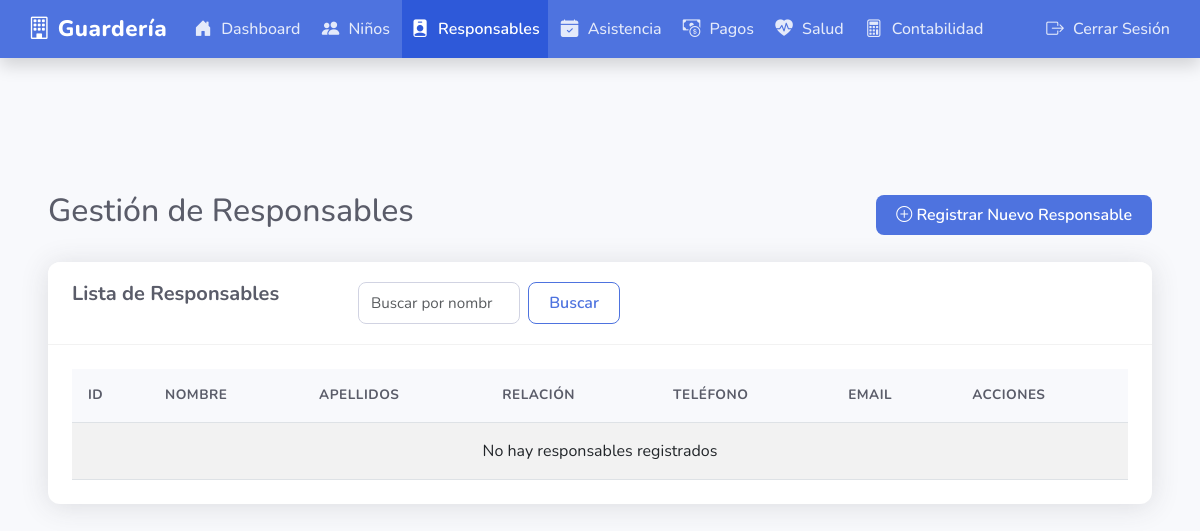
/guardians/index.php (signed in), run on an earlier commit of the app's database.
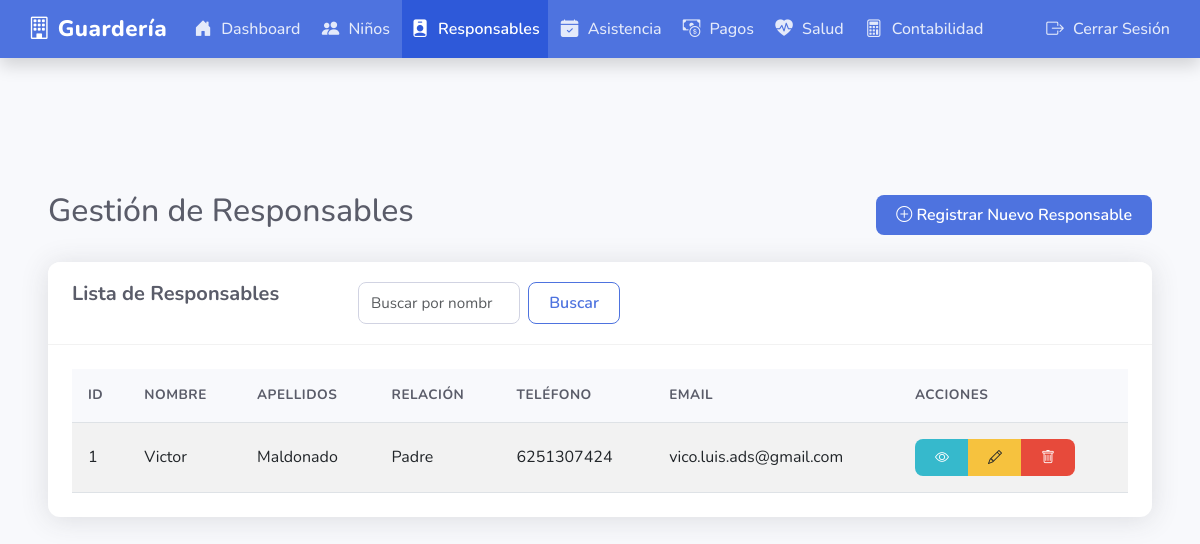
And on a later commit of the database.
### tables this page shows
CREATE TABLE guardians (
        id INTEGER PRIMARY KEY AUTOINCREMENT,
        first_name TEXT NOT NULL,
        last_name TEXT NOT NULL,
        relationship TEXT NOT NULL,
        phone TEXT NOT NULL,
        email TEXT,
        address TEXT NOT NULL,
        created_at DATETIME DEFAULT CURRENT_TIMESTAMP
    );

### db/connection.php (called while the page is built, shortened)
<?php
class Database {
    private static $instance = null;
    private $db;
    private function __construct() {
        try {
            $this->db = new SQLite3(__DIR__ . '/daycare.db');
            $this->db->enableExceptions(true);
        } catch (Exception $e) {
            die('Database connection failed: ' . $e->getMessage());
        }
    }
    public static function getInstance() {
        if (self::$instance === null) {
            self::$instance = new self();
        }
        return self::$instance;
    }
    public function query($sql, $params = []) {
        try {
            $stmt = $this->db->prepare($sql);
            foreach ($params as $param => $value) {
                $type = is_int($value) ? SQLITE3_INTEGER : SQLITE3_TEXT;
                if ($stmt->bindValue($param, $value, $type) === false) {
                    throw new Exception('Failed to bind parameter ' . $param);
                }
            }
            $result = $stmt->execute();
            return $result;
        } catch (Exception $e) {
            throw new Exception('Query failed: ' . $e->getMessage());
        }
    }
}
?>

### guardians/index.php (the view, shortened to what the changed rows need)
<?php
require_once '../db/connection.php';
$db = Database::getInstance();
$page = isset($_GET['page']) ? (int)$_GET['page'] : 1;
$per_page = 10;
$offset = ($page - 1) * $per_page;
$guardians_result = $db->query(
    'SELECT * FROM guardians ORDER BY last_name, first_name LIMIT :limit OFFSET :offset',
    [':limit' => $per_page, ':offset' => $offset]
);
$guardians = [];
while ($guardian = $guardians_result->fetchArray(SQLITE3_ASSOC)) {
    $guardians[] = $guardian;
}
?>
<?php
include '../templates/header.php';
?>
        <main class="main-content">
        <div class="d-flex justify-content-between align-items-center mb-4">
            <h2>Gestión de Responsables</h2>
        </div>
        <div class="card">
            <div class="card-body">
                <div class="table-responsive">
                    <table class="table table-striped table-hover">
                        <thead>
                            <tr>
                                <th>ID</th>
                                <th>Nombre</th>
                                <th>Apellidos</th>
                                <th>Relación</th>
                                <th>Teléfono</th>
                                <th>Email</th>
                                <th>Acciones</th>
                            </tr>
                        </thead>
                        <tbody>
                            <?php if (empty($guardians)): ?>
                                <tr>
                                    <td colspan="7" class="text-center">No hay responsables registrados</td>
                                </tr>
                            <?php else: ?>
                                <?php foreach ($guardians as $guardian): ?>
                                    <tr>
                                        <td><?php echo htmlspecialchars($guardian['id']); ?></td>
                                        <td><?php echo htmlspecialchars($guardian['first_name']); ?></td>
                                        <td><?php echo htmlspecialchars($guardian['last_name']); ?></td>
                                        <td><?php echo htmlspecialchars($guardian['relationship']); ?></td>
                                        <td><?php echo htmlspecialchars($guardian['phone']); ?></td>
                                        <td><?php echo htmlspecialchars($guardian['email'] ?? '-'); ?></td>
                                        <td>
                                            <div class="btn-group btn-group-sm" role="group">
                                                <a href="view.php?id=<?php echo $guardian['id']; ?>" class="btn btn-info" title="Ver detalles">
                                                    <i class="bi bi-eye"></i>
                                                </a>
                                                <a href="edit.php?id=<?php echo $guardian['id']; ?>" class="btn btn-warning" title="Editar">
                                                    <i class="bi bi-pencil"></i>
                                                </a>
                                                <a href="?action=delete&id=<?php echo $guardian['id']; ?>"
                                                   class="btn btn-danger"
                                                   title="Eliminar"
                                                   onclick="return confirm('¿Está seguro de eliminar este responsable?')">
                                                    <i class="bi bi-trash"></i>
                                                </a>
                                            </div>
                                        </td>
                                    </tr>
                                <?php endforeach; ?>
                            <?php endif; ?>
                        </tbody>
                    </table>
                </div>
            </div>
        </div>
    </main>
<?php include '../templates/footer.php'; ?>

What changed in the data, as far as the page shows it:
added guardians: id "1", first_name "Victor", last_name "Maldonado", relationship "Padre", phone "6251307424", email "vico.luis.ads@gmail.com"
Also different on the page:
text no longer shown: "No hay responsables registrados"
